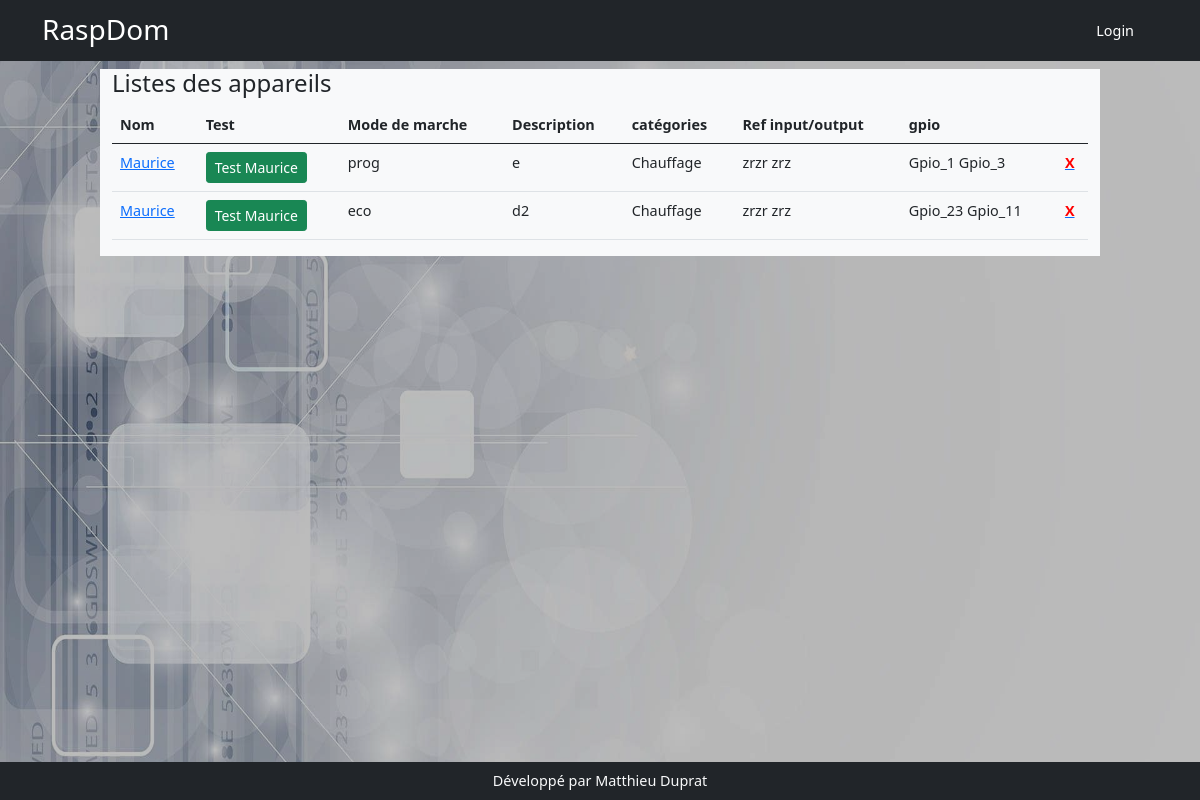
The page /appareils on the database its author committed.
### models.py (models this page shows, shortened)
class Appareil(db.Model):
    id = db.Column(db.Integer, primary_key=True)
    nom = db.Column(db.String(200))
    description = db.Column(db.String(200))
    categorieappareil = db.Column(db.String(200), nullable=True)
    sortie = db.Column(db.String(200), nullable=True)
    image = db.Column(db.String(200), nullable=True)
    gpios = db.relationship('Gpio', backref='appareil', lazy=True)
    order_gpio = db.Column(db.String(200))
    nbre_gpio = db.Column(db.Integer)
    programmations = db.relationship('Programmation', backref='appareil_programmation', lazy=True)
    mode_de_marche = db.relationship('ModeDeMarche', uselist=False,  backref='appareil_mode_de_marche', lazy=True)
    auto = db.relationship('Auto', uselist=False, backref='appareil_auto', lazy=True)
    sonde_id = db.Column(db.Integer, db.ForeignKey('sonde.id'))
    sonde = db.relationship('Sonde', uselist=False, backref='appareil_sonde', lazy=True)
    manuel = db.relationship('Manuel', uselist=False, backref='appareil_ordre', lazy=True)
    label = db.Column(db.String(250))
    sonde_actived = db.Column(db.Boolean,default=False, nullable=False)

class ModeDeMarche(db.Model):
    id = db.Column(db.Integer, primary_key=True)
    appareil_id = db.Column(db.Integer,db.ForeignKey('appareil.id'), nullable=False)
    mode_de_marche = db.Column(db.String(200), default='off')

class Gpio(db.Model):
    id = db.Column(db.Integer, primary_key=True)
    nom = db.Column(db.String(200))
    mode = db.Column(db.String(10))
    valeur = db.Column(db.String(10))
    info = db.Column(db.String(200))
    appareil_id = db.Column(db.Integer, db.ForeignKey('appareil.id'), nullable=True, default='')

### app.py (the view)
@app.route('/appareils')
def appareils():
    appareils = Appareil.query.order_by('nom')
    return render_template('appareil/appareils.html', appareils=appareils)

### templates/appareil/appareils.html
{% extends 'base.html' %}
{% block content %}
<div class="row">
    <div class="col-md-10 mx-auto  bg-light">
        <h4>Listes des appareils</h4>
        <table class="table">
            <thead>
                <tr>
                    <th>Nom</th>
                    <th>Test</th>
                    <th>Mode de marche</th>
                    <th>Description</th>
                    <th>catégories</th>
                    <th>Ref input/output</th>
                    <th>gpio</th>
                    <th></th>
                </tr>
            </thead>
            <tbody>{% for appareil in appareils %}
                <tr>
                    <td><a href="{{url_for('edit_appareil', appareil_id=appareil.id)}}">{{appareil.nom}}</a> </td>
                    <td><a class="btn btn-success btn-sm" href="{{ url_for('test', appareil_id=appareil.id)}}">Test {{appareil.nom}}</a></td>
                    <td>{{ appareil.mode_de_marche.mode_de_marche}}</td>
                    <td>{{ appareil.description}}</td>
                    <td>{{appareil.label}}</td>
                    <td>{% for data in appareil.gpios if data %} {{data.nom}}{% endfor %}</td>
                    <td>{% for data in appareil.gpios if data %} {{data.valeur}} {% endfor %}</td>
                    <td><a href="{{url_for('delete_appareil', appareil_id=appareil.id)}}"><b style="color:red">X</b></a></td>
                </tr>{% endfor %}
            </tbody>
        </table>
    </div>
</div>
{% endblock %}

### rows shown on the page
Appareil: nom "Maurice", mode_de_marche.mode_de_marche "prog", description "e", label "Chauffage"
Gpio: nom "zrzr", valeur "Gpio_1"
Gpio: nom "zrz", valeur "Gpio_3"
Appareil: nom "Maurice", mode_de_marche.mode_de_marche "eco", description "d2", label "Chauffage"
Gpio: nom "zrzr", valeur "Gpio_23"
Gpio: nom "zrz", valeur "Gpio_11"
